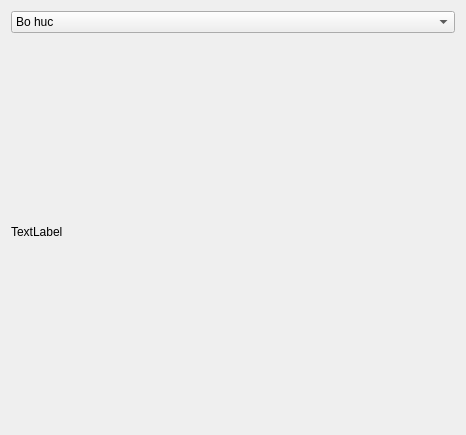
<?xml version="1.0" encoding="UTF-8"?>
<ui version="4.0">
 <class>Form</class>
 <widget class="QWidget" name="Form">
  <property name="geometry">
   <rect>
    <x>0</x>
    <y>0</y>
    <width>466</width>
    <height>435</height>
   </rect>
  </property>
  <property name="windowTitle">
   <string>ComboBox</string>
  </property>
  <layout class="QVBoxLayout" name="verticalLayout_2">
   <item>
    <layout class="QVBoxLayout" name="verticalLayout">
     <item>
      <widget class="QComboBox" name="comboBox">
       <item>
        <property name="text">
         <string>Bo huc</string>
        </property>
       </item>
       <item>
        <property name="text">
         <string>Sua</string>
        </property>
       </item>
       <item>
        <property name="text">
         <string>ca phe</string>
        </property>
       </item>
       <item>
        <property name="text">
         <string>nha dam</string>
        </property>
       </item>
      </widget>
     </item>
     <item>
      <widget class="QLabel" name="label">
       <property name="text">
        <string>TextLabel</string>
       </property>
      </widget>
     </item>
    </layout>
   </item>
  </layout>
 </widget>
 <resources/>
 <connections/>
</ui>
